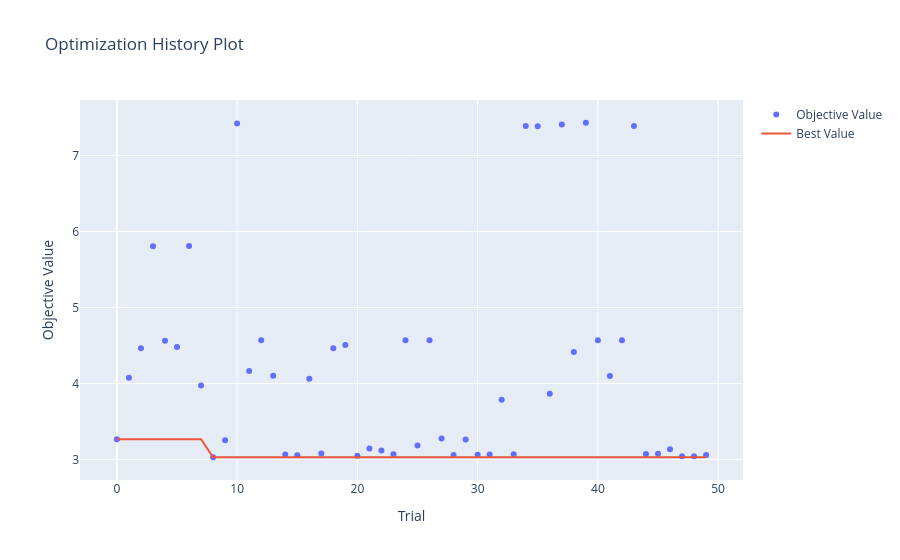

The cell this chart's notebook holds for it:
### Code cell
plot_optimization_history(study)

### Figure 1 — Plotly figure (JSON) as saved in the notebook; plotly's stock layout.template omitted (floating-point values rounded to 4 significant figures)
{"data": [{"mode": "markers", "name": "Objective Value", "type": "scatter", "x": [0, 1, 2, 3, 4, 5, 6, 7, 8, 9, 10, 11, 12, 13, 14, 15, 16, 17, 18, 19, 20, 21, 22, 23, 24, 25, 26, 27, 28, 29, 30, 31, 32, 33, 34, 35, 36, 37, 38, 39, 40, 41, 42, 43, 44, 45, 46, 47, 48, 49], "y": [3.265, 4.076, 4.464, 5.807, 4.562, 4.48, 5.809, 3.974, 3.028, 3.251, 7.422, 4.163, 4.567, 4.101, 3.063, 3.055, 4.063, 3.076, 4.463, 4.507, 3.049, 3.143, 3.116, 3.067, 4.568, 3.181, 4.567, 3.274, 3.057, 3.262, 3.061, 3.063, 3.784, 3.067, 7.389, 7.387, 3.863, 7.408, 4.414, 7.432, 4.568, 4.097, 4.567, 7.39, 3.071, 3.073, 3.134, 3.041, 3.042, 3.059]}, {"mode": "lines", "name": "Best Value", "type": "scatter", "x": [0, 1, 2, 3, 4, 5, 6, 7, 8, 9, 10, 11, 12, 13, 14, 15, 16, 17, 18, 19, 20, 21, 22, 23, 24, 25, 26, 27, 28, 29, 30, 31, 32, 33, 34, 35, 36, 37, 38, 39, 40, 41, 42, 43, 44, 45, 46, 47, 48, 49], "y": [3.265, 3.265, 3.265, 3.265, 3.265, 3.265, 3.265, 3.265, 3.028, 3.028, 3.028, 3.028, 3.028, 3.028, 3.028, 3.028, 3.028, 3.028, 3.028, 3.028, 3.028, 3.028, 3.028, 3.028, 3.028, 3.028, 3.028, 3.028, 3.028, 3.028, 3.028, 3.028, 3.028, 3.028, 3.028, 3.028, 3.028, 3.028, 3.028, 3.028, 3.028, 3.028, 3.028, 3.028, 3.028, 3.028, 3.028, 3.028, 3.028, 3.028]}, {"marker": {"color": "#cccccc"}, "mode": "markers", "name": "Infeasible Trial", "showlegend": false, "type": "scatter", "x": [], "y": []}], "layout": {"title": {"text": "Optimization History Plot"}, "xaxis": {"title": {"text": "Trial"}}, "yaxis": {"title": {"text": "Objective Value"}}}}
